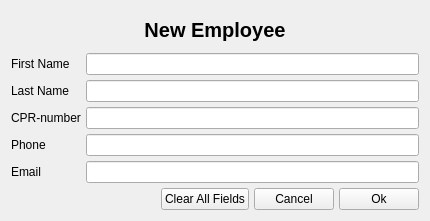
<?xml version="1.0" encoding="UTF-8"?>
<ui version="4.0">
 <class>Form</class>
 <widget class="QWidget" name="Form">
  <property name="geometry">
   <rect>
    <x>0</x>
    <y>0</y>
    <width>430</width>
    <height>221</height>
   </rect>
  </property>
  <property name="windowTitle">
   <string>New Employee Form</string>
  </property>
  <layout class="QVBoxLayout" name="verticalLayout">
   <property name="spacing">
    <number>5</number>
   </property>
   <item>
    <widget class="QLabel" name="label">
     <property name="font">
      <font>
       <pointsize>15</pointsize>
       <bold>true</bold>
      </font>
     </property>
     <property name="text">
      <string>New Employee</string>
     </property>
     <property name="alignment">
      <set>Qt::AlignCenter</set>
     </property>
    </widget>
   </item>
   <item>
    <layout class="QFormLayout" name="formLayout">
     <item row="0" column="0">
      <widget class="QLabel" name="firstNameLabel">
       <property name="text">
        <string>First Name</string>
       </property>
      </widget>
     </item>
     <item row="0" column="1">
      <widget class="QLineEdit" name="firstNameLineEdit"/>
     </item>
     <item row="1" column="0">
      <widget class="QLabel" name="lastNameLabel">
       <property name="text">
        <string>Last Name</string>
       </property>
      </widget>
     </item>
     <item row="1" column="1">
      <widget class="QLineEdit" name="lastNameLineEdit"/>
     </item>
     <item row="2" column="0">
      <widget class="QLabel" name="cPRNumberLabel">
       <property name="text">
        <string>CPR-number</string>
       </property>
      </widget>
     </item>
     <item row="2" column="1">
      <widget class="QLineEdit" name="cPRNumberLineEdit"/>
     </item>
     <item row="3" column="0">
      <widget class="QLabel" name="phoneLabel">
       <property name="text">
        <string>Phone</string>
       </property>
      </widget>
     </item>
     <item row="3" column="1">
      <widget class="QLineEdit" name="phoneLineEdit"/>
     </item>
     <item row="4" column="0">
      <widget class="QLabel" name="emailLabel">
       <property name="text">
        <string>Email</string>
       </property>
      </widget>
     </item>
     <item row="4" column="1">
      <widget class="QLineEdit" name="emailLineEdit"/>
     </item>
    </layout>
   </item>
   <item>
    <layout class="QHBoxLayout" name="horizontalLayout">
     <item>
      <spacer name="horizontalSpacer">
       <property name="orientation">
        <enum>Qt::Horizontal</enum>
       </property>
       <property name="sizeHint" stdset="0">
        <size>
         <width>40</width>
         <height>20</height>
        </size>
       </property>
      </spacer>
     </item>
     <item>
      <widget class="QPushButton" name="pushButtonClear">
       <property name="toolTip">
        <string>Clicking here will clear all input fields</string>
       </property>
       <property name="whatsThis">
        <string/>
       </property>
       <property name="text">
        <string>Clear All Fields</string>
       </property>
      </widget>
     </item>
     <item>
      <widget class="QPushButton" name="pushButtonCancel">
       <property name="text">
        <string>Cancel</string>
       </property>
      </widget>
     </item>
     <item>
      <widget class="QPushButton" name="pushButtonOK">
       <property name="text">
        <string>Ok</string>
       </property>
      </widget>
     </item>
    </layout>
   </item>
  </layout>
 </widget>
 <resources/>
 <connections/>
</ui>
